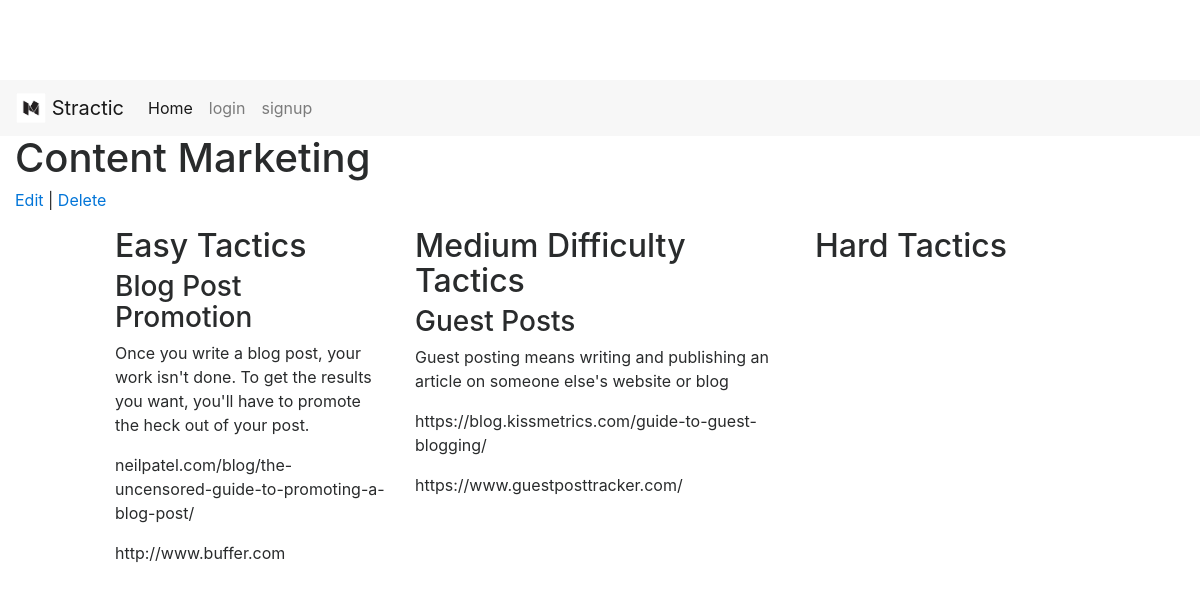
The app's page /strategy/2/tactic/ with its own data.
### database_setup.py (models this page shows, shortened)
class Strategy(Base):
  __tablename__ = 'strategy'
  id = Column(Integer, primary_key=True)
  user_id = Column(Integer, ForeignKey('user.id'))
  user = relationship(User)
  name = Column(String(250), nullable=False)

class Tactic(Base):
  __tablename__ = 'tactic'
  id = Column(Integer, primary_key=True)
  strategy_id = Column(Integer, ForeignKey('strategy.id'))
  strategy = relationship(Strategy)
  user_id = Column(Integer, ForeignKey('user.id'))
  user = relationship(User)
  name = Column(String(100), nullable=False)
  description = Column(Text)
  difficulty = Column(String(50))
  resource_link = Column(String(500))
  tool_link = Column(String(500))

### project.py (the view)
@app.route('/strategy/<int:strategy_id>/')
@app.route('/strategy/<int:strategy_id>/tactic/')
def showTactic(strategy_id):
    strategy = session.query(Strategy).filter_by(id=strategy_id).one()
    tactics = session.query(Tactic).filter_by(
        strategy_id=strategy_id).all()
    return render_template('tactic.html', tactics=tactics, strategy=strategy)

### templates/tactic.html (shortened to what this page needs)
{% extends "base.html" %}
{% block content %}
	<div class="row">
		<div class="col-md-12">
			<h1>{{ strategy.name }}
			</h1>
		</div>
	</div>
	<div class="row">
		<div class="col-md-12">
					<p><a href = "{{url_for('editStrategy', strategy_id = strategy.id)}}">Edit</a> |
					<a href = "{{url_for('deleteStrategy', strategy_id = strategy.id)}}">Delete</a></p>
		</div>
	</div>
	{% if tactics !=[] %}
		<div class="row">
			<div class="col-md-1"></div>
			<div class="col-md-3">
				<h2>Easy Tactics</h2>
					{% for t in tactics %}
						{% if t.difficulty == 'Easy' %}
							<div class="menu-item">
								<h3>{{t.name}}</h3>
								<p>{{t.description}}</p>
								<p class="menu-price">{{t.resource_link}}</p>
							<p class="menu-price">{{t.tool_link}}</p>
							</div>
						{% endif %}
					{% endfor %}
			</div>
			<div class="col-md-4">
				<h2>Medium Difficulty Tactics</h2>
					{% for t in tactics %}
						{% if t.difficulty == 'Medium' %}
						<div class="menu-item">
							<h3>{{t.name}}</h3>
							<p>{{t.description}}</p>
							<p class="menu-price">{{t.resource_link}}</p>
							<p class="menu-price">{{t.tool_link}}</p>
						</div>
						{% endif %}
					{% endfor %}
			</div>
			<div class="col-md-3">
				<h2>Hard Tactics</h2>
			</div>
			<div class="col-md-1"></div>
		</div>
	{% endif %}
{% endblock %}

### static/css/style.css (style rules this page uses)
body { padding-top: 5rem; }

### records on screen
Strategy: name "Content Marketing"
Tactic: name "Blog Post Promotion", description "Once you write a blog post, your work isn't done. To get the results you want, you'll have to promote the heck out of your post.", resource_link "neilpatel.com/blog/the-uncensored-guide-to-promoting-a-blog-post/", tool_link "http://www.buffer.com"
Tactic: name "Guest Posts", description "Guest posting means writing and publishing an article on someone else's website or blog", resource_link "https://blog.kissmetrics.com/guide-to-guest-blogging/", tool_link "https://www.guestposttracker.com/"
